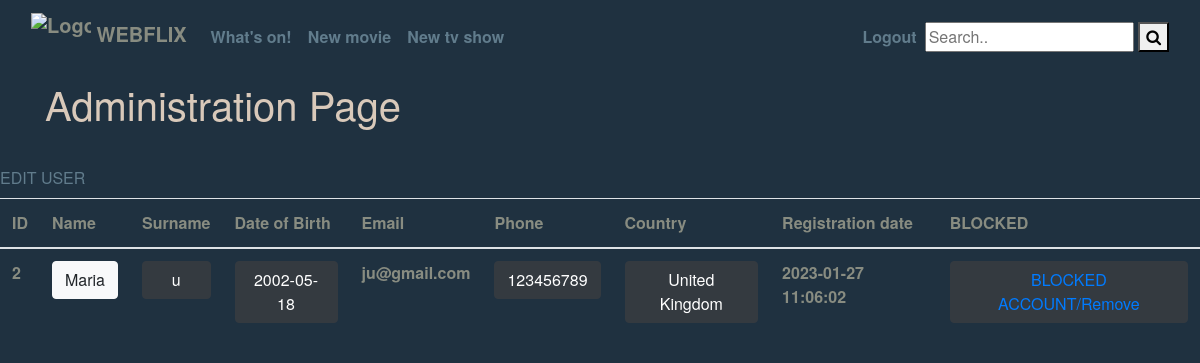
Page /webflix/edit_user.php?id=2 on the committed database.
### tables this page shows
CREATE TABLE IF NOT EXISTS `users` (
  `user_id` int(10) unsigned NOT NULL AUTO_INCREMENT,
  `first_name` varchar(20) NOT NULL,
  `last_name` varchar(40) NOT NULL,
  `email` varchar(60) NOT NULL,
  `pass` varchar(256) NOT NULL,
  `card_number` varchar(20) NOT NULL,
  `exp_month` varchar(2) NOT NULL,
  `exp_year` int(4) NOT NULL,
  `cvv` int(3) NOT NULL,
  `reg_date` datetime NOT NULL,
  `DOB` varchar(255) DEFAULT NULL,
  `phone` varchar(255) DEFAULT NULL,
  `country` varchar(255) DEFAULT NULL,
  PRIMARY KEY (`user_id`),
  UNIQUE KEY `email` (`email`)
);

### webflix/edit_user.php (the view, shortened to what this page needs)
<?php
$id = $_GET['id'] ;
require ( 'connect_db.php' ) ;
$q = "SELECT * FROM users WHERE user_id=$id" ;
$r = mysqli_query( $link, $q ) ;
if ( mysqli_num_rows( $r ) == 1 )
{
	echo'<div class= cointainer"><table class="table" style=" color:#888c81!important;>
  <thead>
    <tr>
	<th scope="col">EDIT USER <br></th>
	<th scope="col">ID</th>
	<th scope="col">Name</th>
	<th scope="col">Surname</th>
	<th scope="col">Date of Birth</th>
	<th scope="col">Email</th>
	<th scope="col">Phone</th>
	<th scope="col">Country</th>
	<th scope="col">Registration date</th>
	<th scope = "col"> BLOCKED </th>';
	echo' </thead>
  <tbody>';
  $row = mysqli_fetch_array( $r, MYSQLI_ASSOC );
		echo '<h5> <th>'. $row['user_id'].' </th>
		<th><button type="button" class="btn btn-light btn-block"
		data-toggle="modal" data-target="#name">'.$row['first_name'].'</button></th>
		<th> <button type="button" class="btn btn-dark btn-block" data-toggle="modal"
		data-target="#surname">'.$row['last_name'].'</button></th>
		<th><button type="button" class="btn btn-dark btn-block" data-toggle="modal"
		data-target="#dob">'. $row['DOB'].' </button></th><th>'.$row['email'].'</th>
		<th> <button type="button"class="btn btn-dark btn-block" data-toggle="modal"
		data-target="#phone">'.$row['phone'].' </button></th>
		<th><button type="button" class="btn btn-dark btn-block" data-toggle="modal"
		data-target="#country">'. $row['country'].'</button></th>
		<th> '.$row['reg_date'].'</th>';
$q = "SELECT * FROM blocked WHERE user_id=$id" ;
$r = mysqli_query( $link, $q ) ;
if ( mysqli_num_rows( $r ) == 1 )
{
	echo'<th><button type="button" class="btn btn-dark btn-block" data-toggle="modal"
	data-target="#blocked">  <a href="active.php?id='.$row['user_id'].'">BLOCKED ACCOUNT/Remove
		</button></th>';
}
else{
	echo'<th><button type="button" class="btn btn-dark btn-block" data-toggle="modal"
	data-target="#blocked">  <a href="blocked.php?id='.$row['user_id'].'">BLOCKED ACCOUNT/Remove
		</button></th>';
}
echo'</tbody>
</table></div>';
}
	?>

### rows in the picture
users: user_id "2", first_name "Maria", last_name "u", DOB "2002-05-18", email "ju@gmail.com", phone "123456789", country "United Kingdom", reg_date "2023-01-27 11:06:02"
